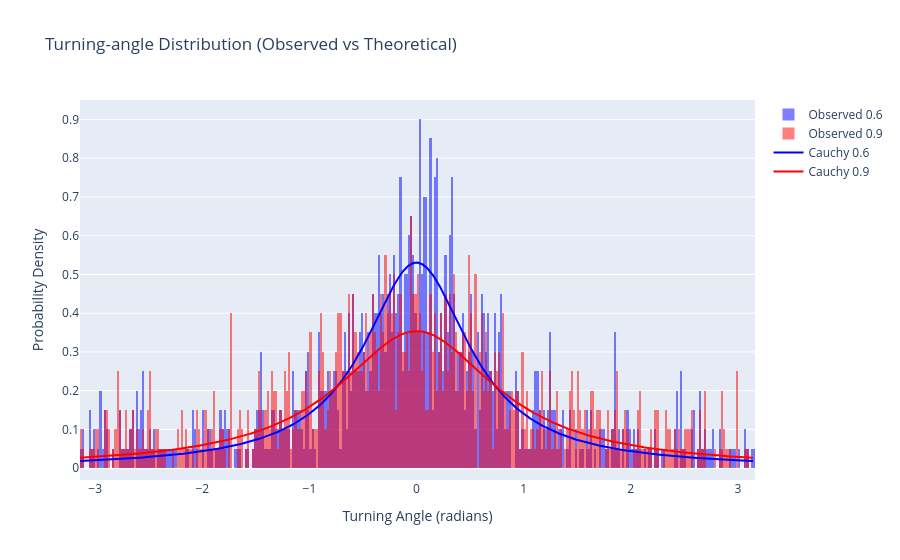

Notebook cell for this chart:
### Markdown cell above
# Activity 3: Histograms + Curves

### Code cell
import numpy as np
import pandas as pd
import plotly.graph_objects as go
from scipy.stats import cauchy

# 1. Correlated Random Walk (CRW) with Cauchy-distributed Turning Angles
def correlated_random_walk_cauchy(n_steps, cauchy_scale, step_size=1):
    angles = np.cumsum(cauchy.rvs(scale=cauchy_scale, size=n_steps))
    steps = np.column_stack((step_size * np.cos(angles), step_size * np.sin(angles)))
    trajectory = np.cumsum(steps, axis=0)
    return pd.DataFrame(trajectory, columns=['x', 'y']), angles

# 2. Compute Turning Angles
def compute_turning_angles(angles):
    turning_angles = np.diff(angles)
    turning_angles = np.mod(turning_angles + np.pi, 2*np.pi) - np.pi  # Normalize to [-π, π]
    return turning_angles

# 3. Generate CRW Trajectories with Different Cauchy Coefficients
crw_traj_06, angles_06 = correlated_random_walk_cauchy(1000, cauchy_scale=0.6, step_size=2)
crw_traj_09, angles_09 = correlated_random_walk_cauchy(1000, cauchy_scale=0.9, step_size=2)

# 4. Compute Observed Turning Angles
turning_angles_06 = compute_turning_angles(angles_06)
turning_angles_09 = compute_turning_angles(angles_09)

# 5. Generate Theoretical Cauchy Distributions
x_vals = np.linspace(-np.pi, np.pi, 1000)
cauchy_pdf_06 = cauchy.pdf(x_vals, scale=0.6)
cauchy_pdf_09 = cauchy.pdf(x_vals, scale=0.9)

# 6. Plot Turning-angle Distribution (Observed vs Theoretical)
fig_turning = go.Figure()
fig_turning.add_trace(go.Histogram(x=turning_angles_06, histnorm='probability density', nbinsx=500, name='Observed 0.6', opacity=0.5, marker_color='blue'))
fig_turning.add_trace(go.Histogram(x=turning_angles_09, histnorm='probability density', nbinsx=500, name='Observed 0.9', opacity=0.5, marker_color='red'))
fig_turning.add_trace(go.Scatter(x=x_vals, y=cauchy_pdf_06, mode='lines', line=dict(width=2, color='blue'), name='Cauchy 0.6'))
fig_turning.add_trace(go.Scatter(x=x_vals, y=cauchy_pdf_09, mode='lines', line=dict(width=2, color='red'), name='Cauchy 0.9'))
fig_turning.update_layout(title='Turning-angle Distribution (Observed vs Theoretical)', xaxis_title='Turning Angle (radians)', yaxis_title='Probability Density', barmode='overlay')
fig_turning.show()

### Figure 1 — Plotly figure (JSON) as saved in the notebook; plotly's stock layout.template omitted (floating-point values rounded to 4 significant figures; data arrays with more than 128 entries replaced by an {"elided": "..."} marker saying what was removed)
{"data": [{"histnorm": "probability density", "marker": {"color": "blue"}, "name": "Observed 0.6", "nbinsx": 500, "opacity": 0.5, "type": "histogram", "x": {"elided": "999 float values"}}, {"histnorm": "probability density", "marker": {"color": "red"}, "name": "Observed 0.9", "nbinsx": 500, "opacity": 0.5, "type": "histogram", "x": {"elided": "999 float values"}}, {"line": {"color": "blue", "width": 2}, "mode": "lines", "name": "Cauchy 0.6", "type": "scatter", "x": {"elided": "1000 float values"}, "y": {"elided": "1000 float values"}}, {"line": {"color": "red", "width": 2}, "mode": "lines", "name": "Cauchy 0.9", "type": "scatter", "x": {"elided": "1000 float values"}, "y": {"elided": "1000 float values"}}], "layout": {"barmode": "overlay", "title": {"text": "Turning-angle Distribution (Observed vs Theoretical)"}, "xaxis": {"title": {"text": "Turning Angle (radians)"}}, "yaxis": {"title": {"text": "Probability Density"}}}}
